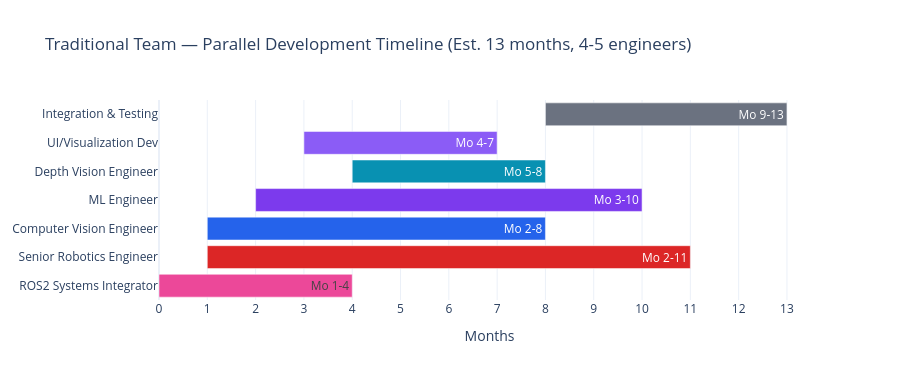

The code cell stored with this chart in its notebook:
### Code cell
# Gantt-style: traditional parallel development timeline
# Assumes 4-5 engineers working in parallel, with dependencies
gantt_data = [
    {'role': 'ROS2 Systems Integrator', 'start': 0, 'end': 4, 'color': '#EC4899'},
    {'role': 'Senior Robotics Engineer', 'start': 1, 'end': 11, 'color': '#DC2626'},
    {'role': 'Computer Vision Engineer', 'start': 1, 'end': 8, 'color': '#2563EB'},
    {'role': 'ML Engineer', 'start': 2, 'end': 10, 'color': '#7C3AED'},
    {'role': 'Depth Vision Engineer', 'start': 4, 'end': 8, 'color': '#0891B2'},
    {'role': 'UI/Visualization Dev', 'start': 3, 'end': 7, 'color': '#8B5CF6'},
    {'role': 'Integration & Testing', 'start': 8, 'end': 13, 'color': '#6B7280'},
]

fig = go.Figure()
for item in gantt_data:
    fig.add_trace(go.Bar(
        y=[item['role']],
        x=[item['end'] - item['start']],
        base=[item['start']],
        orientation='h',
        marker_color=item['color'],
        name=item['role'],
        text=f"Mo {item['start']+1}-{item['end']}",
        textposition='inside',
        showlegend=False,
    ))

fig.update_layout(
    title='Traditional Team — Parallel Development Timeline (Est. 13 months, 4-5 engineers)',
    xaxis_title='Months',
    xaxis=dict(tickmode='linear', tick0=0, dtick=1),
    height=380,
)
fig.show()

### Figure 1 — Plotly figure (JSON) as saved in the notebook; plotly's stock layout.template omitted (floating-point values rounded to 4 significant figures)
{"data": [{"base": [0], "marker": {"color": "#EC4899"}, "name": "ROS2 Systems Integrator", "orientation": "h", "showlegend": false, "text": "Mo 1-4", "textposition": "inside", "type": "bar", "x": [4], "y": ["ROS2 Systems Integrator"]}, {"base": [1], "marker": {"color": "#DC2626"}, "name": "Senior Robotics Engineer", "orientation": "h", "showlegend": false, "text": "Mo 2-11", "textposition": "inside", "type": "bar", "x": [10], "y": ["Senior Robotics Engineer"]}, {"base": [1], "marker": {"color": "#2563EB"}, "name": "Computer Vision Engineer", "orientation": "h", "showlegend": false, "text": "Mo 2-8", "textposition": "inside", "type": "bar", "x": [7], "y": ["Computer Vision Engineer"]}, {"base": [2], "marker": {"color": "#7C3AED"}, "name": "ML Engineer", "orientation": "h", "showlegend": false, "text": "Mo 3-10", "textposition": "inside", "type": "bar", "x": [8], "y": ["ML Engineer"]}, {"base": [4], "marker": {"color": "#0891B2"}, "name": "Depth Vision Engineer", "orientation": "h", "showlegend": false, "text": "Mo 5-8", "textposition": "inside", "type": "bar", "x": [4], "y": ["Depth Vision Engineer"]}, {"base": [3], "marker": {"color": "#8B5CF6"}, "name": "UI/Visualization Dev", "orientation": "h", "showlegend": false, "text": "Mo 4-7", "textposition": "inside", "type": "bar", "x": [4], "y": ["UI/Visualization Dev"]}, {"base": [8], "marker": {"color": "#6B7280"}, "name": "Integration & Testing", "orientation": "h", "showlegend": false, "text": "Mo 9-13", "textposition": "inside", "type": "bar", "x": [5], "y": ["Integration & Testing"]}], "layout": {"height": 380, "title": {"text": "Traditional Team — Parallel Development Timeline (Est. 13 months, 4-5 engineers)"}, "xaxis": {"dtick": 1, "tick0": 0, "tickmode": "linear", "title": {"text": "Months"}}}}
